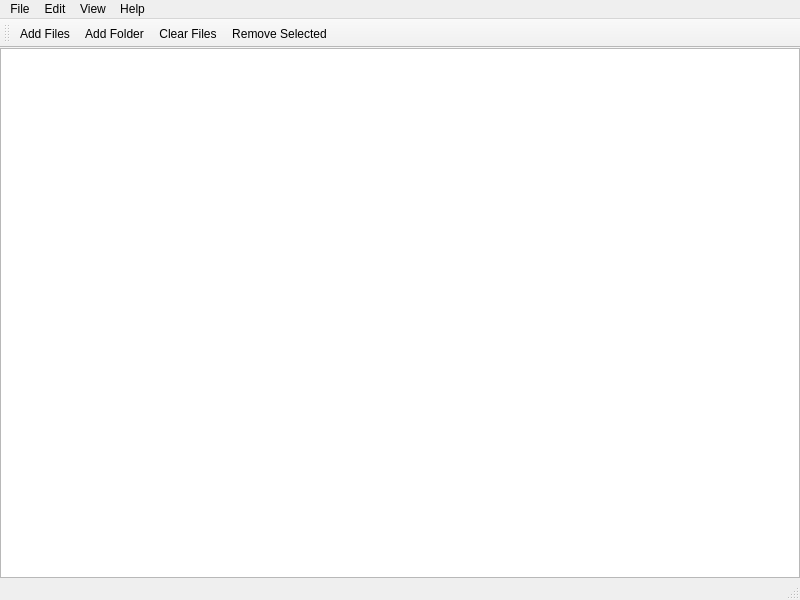
<?xml version="1.0" encoding="UTF-8"?>
<ui version="4.0">
 <class>MainWindow</class>
 <widget class="QMainWindow" name="MainWindow">
  <property name="geometry">
   <rect>
    <x>0</x>
    <y>0</y>
    <width>800</width>
    <height>600</height>
   </rect>
  </property>
  <property name="windowTitle">
   <string>Music Modify</string>
  </property>
  <widget class="QWidget" name="centralwidget">
   <layout class="QVBoxLayout" name="verticalLayout_2">
    <property name="leftMargin">
     <number>0</number>
    </property>
    <property name="topMargin">
     <number>0</number>
    </property>
    <property name="rightMargin">
     <number>0</number>
    </property>
    <property name="bottomMargin">
     <number>0</number>
    </property>
    <item>
     <widget class="QTableView" name="files_table_view">
      <property name="dragDropMode">
       <enum>QAbstractItemView::DragDropMode::DropOnly</enum>
      </property>
      <property name="alternatingRowColors">
       <bool>true</bool>
      </property>
      <property name="selectionBehavior">
       <enum>QAbstractItemView::SelectionBehavior::SelectRows</enum>
      </property>
      <attribute name="horizontalHeaderStretchLastSection">
       <bool>true</bool>
      </attribute>
     </widget>
    </item>
   </layout>
  </widget>
  <widget class="QMenuBar" name="menubar">
   <property name="geometry">
    <rect>
     <x>0</x>
     <y>0</y>
     <width>800</width>
     <height>22</height>
    </rect>
   </property>
   <widget class="QMenu" name="menu_file">
    <property name="title">
     <string>File</string>
    </property>
    <addaction name="action_add_files"/>
    <addaction name="action_add_folder"/>
    <addaction name="action_clear_files"/>
    <addaction name="action_remove_selected"/>
   </widget>
   <widget class="QMenu" name="menu_view">
    <property name="title">
     <string>View</string>
    </property>
   </widget>
   <widget class="QMenu" name="menu_edit">
    <property name="title">
     <string>Edit</string>
    </property>
    <widget class="QMenu" name="menu_edit_songs">
     <property name="title">
      <string>Edit Songs</string>
     </property>
     <addaction name="action_edit_individual"/>
     <addaction name="action_edit_bulk"/>
    </widget>
    <addaction name="action_select_all"/>
    <addaction name="action_select_none"/>
    <addaction name="separator"/>
    <addaction name="menu_edit_songs"/>
    <addaction name="separator"/>
    <addaction name="action_preferences"/>
   </widget>
   <widget class="QMenu" name="menu_help">
    <property name="title">
     <string>Help</string>
    </property>
    <addaction name="action_about"/>
   </widget>
   <addaction name="menu_file"/>
   <addaction name="menu_edit"/>
   <addaction name="menu_view"/>
   <addaction name="menu_help"/>
  </widget>
  <widget class="QStatusBar" name="statusbar"/>
  <widget class="QToolBar" name="tool_bar">
   <property name="windowTitle">
    <string>toolBar</string>
   </property>
   <property name="toolButtonStyle">
    <enum>Qt::ToolButtonStyle::ToolButtonTextBesideIcon</enum>
   </property>
   <attribute name="toolBarArea">
    <enum>TopToolBarArea</enum>
   </attribute>
   <attribute name="toolBarBreak">
    <bool>false</bool>
   </attribute>
   <addaction name="action_add_files"/>
   <addaction name="action_add_folder"/>
   <addaction name="action_clear_files"/>
   <addaction name="action_remove_selected"/>
  </widget>
  <action name="action_add_files">
   <property name="icon">
    <iconset theme="QIcon::ThemeIcon::DocumentNew"/>
   </property>
   <property name="text">
    <string>Add Files</string>
   </property>
   <property name="toolTip">
    <string>Import Files</string>
   </property>
   <property name="menuRole">
    <enum>QAction::MenuRole::NoRole</enum>
   </property>
  </action>
  <action name="action_add_folder">
   <property name="icon">
    <iconset theme="QIcon::ThemeIcon::FolderNew"/>
   </property>
   <property name="text">
    <string>Add Folder</string>
   </property>
   <property name="toolTip">
    <string>Add Folder</string>
   </property>
   <property name="menuRole">
    <enum>QAction::MenuRole::NoRole</enum>
   </property>
  </action>
  <action name="action_clear_files">
   <property name="icon">
    <iconset theme="QIcon::ThemeIcon::ListRemove"/>
   </property>
   <property name="text">
    <string>Clear Files</string>
   </property>
   <property name="toolTip">
    <string>Remove all added files from the table</string>
   </property>
   <property name="menuRole">
    <enum>QAction::MenuRole::NoRole</enum>
   </property>
  </action>
  <action name="action_select_all">
   <property name="icon">
    <iconset theme="QIcon::ThemeIcon::EditSelectAll"/>
   </property>
   <property name="text">
    <string>Select All</string>
   </property>
   <property name="shortcut">
    <string>Ctrl+A</string>
   </property>
   <property name="menuRole">
    <enum>QAction::MenuRole::NoRole</enum>
   </property>
  </action>
  <action name="action_preferences">
   <property name="text">
    <string>Preferences...</string>
   </property>
   <property name="shortcut">
    <string>Ctrl+Shift+,</string>
   </property>
   <property name="menuRole">
    <enum>QAction::MenuRole::NoRole</enum>
   </property>
  </action>
  <action name="action_select_none">
   <property name="text">
    <string>Select None</string>
   </property>
   <property name="shortcut">
    <string>Ctrl+Shift+A</string>
   </property>
   <property name="menuRole">
    <enum>QAction::MenuRole::NoRole</enum>
   </property>
  </action>
  <action name="action_about">
   <property name="icon">
    <iconset theme="QIcon::ThemeIcon::HelpAbout"/>
   </property>
   <property name="text">
    <string>About Music Modify...</string>
   </property>
   <property name="menuRole">
    <enum>QAction::MenuRole::NoRole</enum>
   </property>
  </action>
  <action name="action_remove_selected">
   <property name="icon">
    <iconset theme="QIcon::ThemeIcon::EditDelete"/>
   </property>
   <property name="text">
    <string>Remove Selected</string>
   </property>
   <property name="toolTip">
    <string>Removes the selected files from the app</string>
   </property>
   <property name="menuRole">
    <enum>QAction::MenuRole::NoRole</enum>
   </property>
  </action>
  <action name="action_edit_individual">
   <property name="text">
    <string>Edit individually</string>
   </property>
  </action>
  <action name="action_edit_bulk">
   <property name="text">
    <string>Edit in bulk</string>
   </property>
  </action>
 </widget>
 <resources/>
 <connections/>
</ui>
